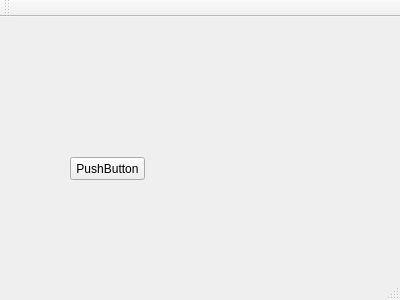
<?xml version="1.0" encoding="UTF-8"?>
<ui version="4.0">
 <class>MainWindow</class>
 <widget class="QMainWindow" name="MainWindow">
  <property name="geometry">
   <rect>
    <x>0</x>
    <y>0</y>
    <width>400</width>
    <height>300</height>
   </rect>
  </property>
  <property name="windowTitle">
   <string>MainWindow</string>
  </property>
  <widget class="QWidget" name="centralWidget">
   <widget class="QPushButton" name="pushButton">
    <property name="geometry">
     <rect>
      <x>70</x>
      <y>140</y>
      <width>75</width>
      <height>23</height>
     </rect>
    </property>
    <property name="text">
     <string>PushButton</string>
    </property>
   </widget>
  </widget>
  <widget class="QMenuBar" name="menuBar">
   <property name="geometry">
    <rect>
     <x>0</x>
     <y>0</y>
     <width>400</width>
     <height>21</height>
    </rect>
   </property>
  </widget>
  <widget class="QToolBar" name="mainToolBar">
   <attribute name="toolBarArea">
    <enum>TopToolBarArea</enum>
   </attribute>
   <attribute name="toolBarBreak">
    <bool>false</bool>
   </attribute>
  </widget>
  <widget class="QStatusBar" name="statusBar"/>
 </widget>
 <layoutdefault spacing="6" margin="11"/>
 <resources/>
 <connections/>
</ui>
